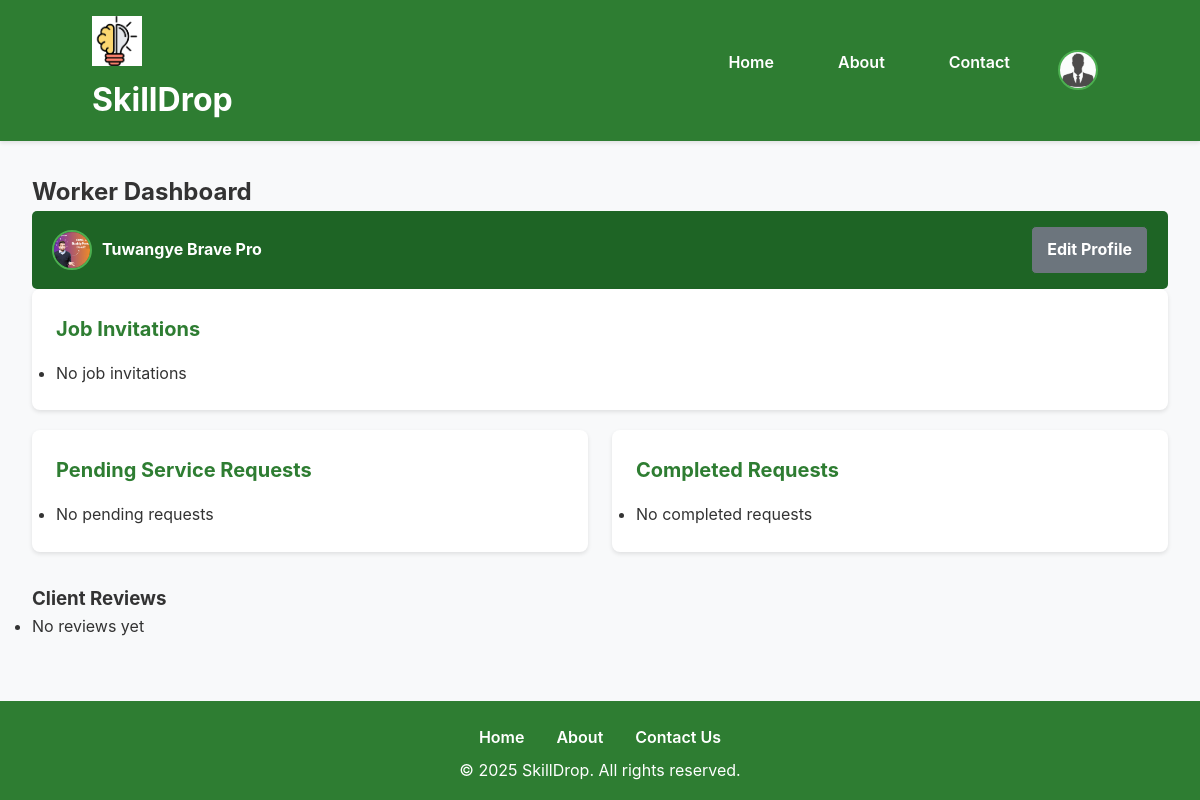
The app's page /workers/dashboard.php (signed in), older data.
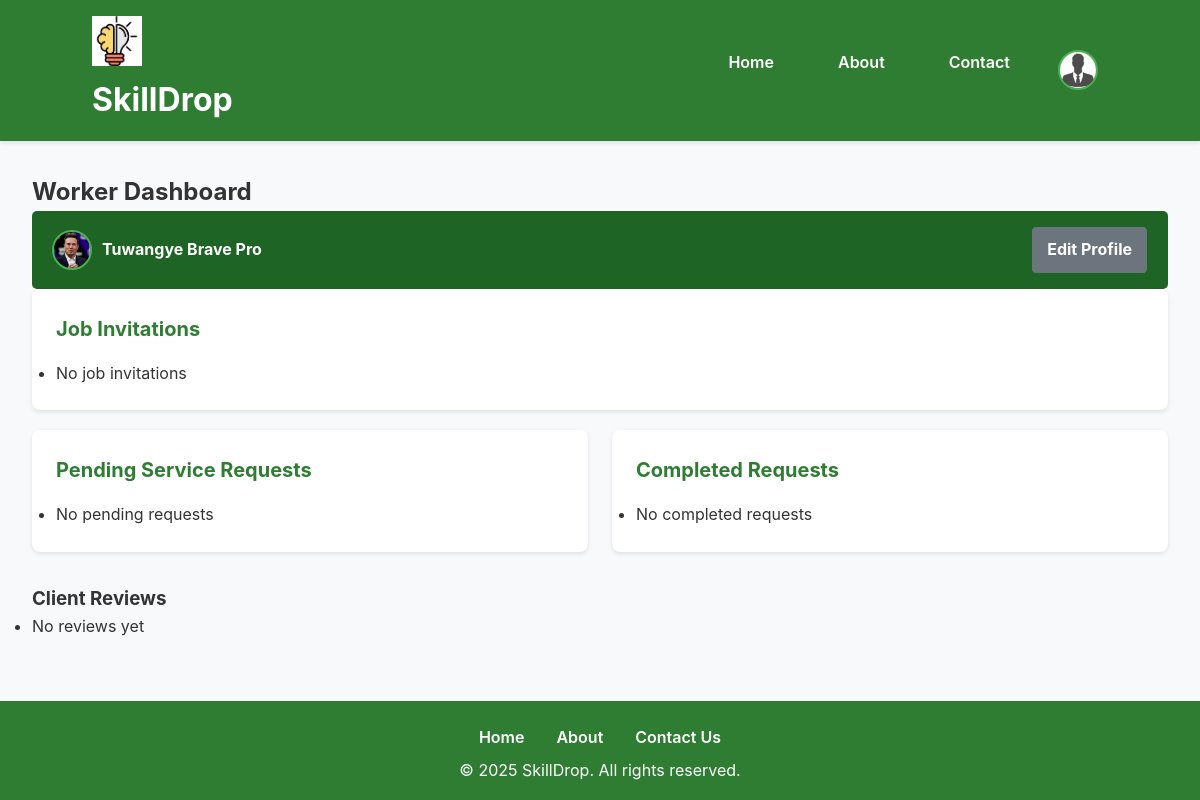
The same page, newer data.
### tables this page shows
CREATE TABLE `users` (
  `id` int(11) NOT NULL,
  `full_name` varchar(100) NOT NULL,
  `role` varchar(20) NOT NULL,
  `status` varchar(20) NOT NULL DEFAULT 'pending',
  `email` varchar(100) NOT NULL,
  `phone` varchar(15) DEFAULT NULL,
  `password` varchar(255) NOT NULL,
  `location` varchar(255) DEFAULT NULL,
  `profile_image` varchar(225) DEFAULT NULL,
  `created_at` timestamp NOT NULL DEFAULT current_timestamp()
);

### workers/dashboard.php (the view, shortened to what the changed rows need)
<?php
include '../includes/header.php';
include '../includes/db.php';
$user_id = $_SESSION['user_id'];
$user_name = $_SESSION['user_name'];
$stmt = $conn->prepare("SELECT full_name, email, phone, profile_image FROM users WHERE id = ?");
$stmt->bind_param("i", $user_id);
$stmt->execute();
$user = $stmt->get_result()->fetch_assoc();
$profile_image = !empty($user['profile_image']) ? "" . $user['profile_image'] : '../uploads/profile_images/default.svg';
?>
<main class="main">
    <h2>Worker Dashboard</h2>
    <nav class="dashboard-nav profile-header">
        <div class="profile-section">
            <img src="<?php echo htmlspecialchars($profile_image); ?>" alt="Profile Image" class="profile-icon">
            <span class="profile-name"><?php echo htmlspecialchars($user_name); ?></span>
        </div>
    </nav>
</main>
<?php include '../includes/footer.php'; ?>

Row changes from the older to the newer data that the page shows:
changed users: profile_image: a different picture
